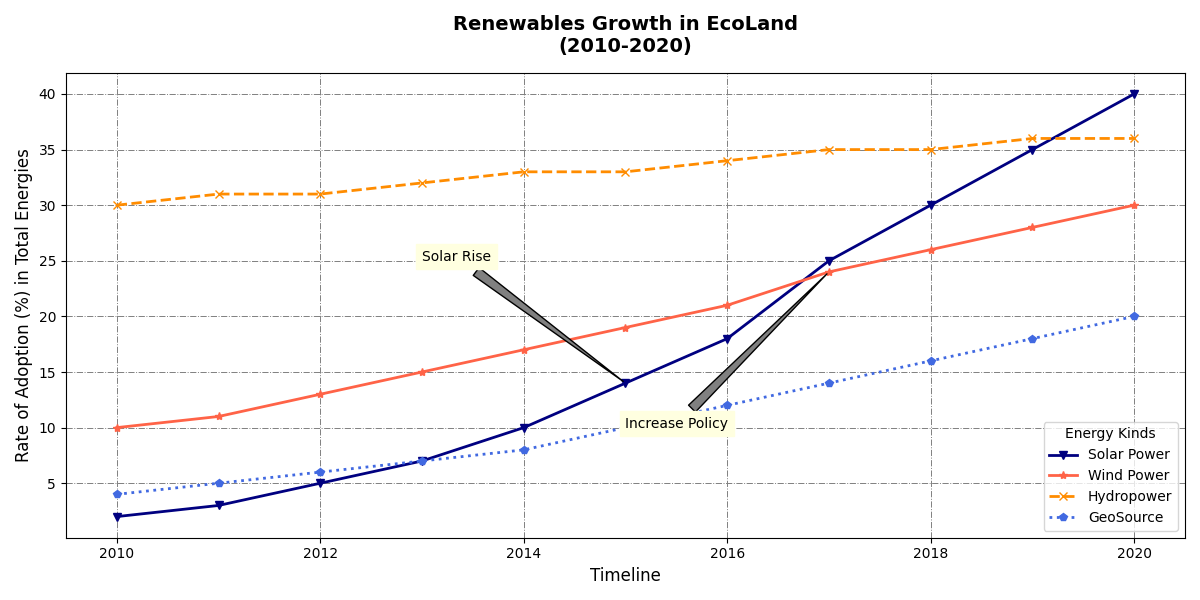

Python code for this plot:
import matplotlib.pyplot as plt
import numpy as np

years = np.arange(2010, 2021)

solar_adoption = [2, 3, 5, 7, 10, 14, 18, 25, 30, 35, 40]
wind_adoption = [10, 11, 13, 15, 17, 19, 21, 24, 26, 28, 30]
hydro_adoption = [30, 31, 31, 32, 33, 33, 34, 35, 35, 36, 36]
geothermal_adoption = [4, 5, 6, 7, 8, 10, 12, 14, 16, 18, 20]

plt.figure(figsize=(12, 6))

plt.plot(years, solar_adoption, label='Solar Power', color='navy', linestyle='-', marker='v', linewidth=2)
plt.plot(years, wind_adoption, label='Wind Power', color='tomato', linestyle='-', marker='*', linewidth=2)
plt.plot(years, hydro_adoption, label='Hydropower', color='darkorange', linestyle='--', marker='x', linewidth=2)
plt.plot(years, geothermal_adoption, label='GeoSource', color='royalblue', linestyle=':', marker='p', linewidth=2)

plt.title('Renewables Growth in EcoLand\n(2010-2020)', fontsize=14, fontweight='bold', pad=15)
plt.xlabel('Timeline', fontsize=12)
plt.ylabel('Rate of Adoption (%) in Total Energies', fontsize=12)

plt.legend(title="Energy Kinds", loc='lower right', fontsize=10)

plt.grid(True, which='both', linestyle='-.', linewidth=0.7, color='gray')

plt.annotate('Solar Rise', xy=(2015, 14), xytext=(2013, 25),
             arrowprops=dict(facecolor='gray', arrowstyle='wedge,tail_width=0.7'),
             fontsize=10, backgroundcolor='lightyellow')

plt.annotate('Increase Policy', xy=(2017, 24), xytext=(2015, 10),
             arrowprops=dict(facecolor='gray', arrowstyle='wedge,tail_width=0.7'),
             fontsize=10, backgroundcolor='lightyellow')

plt.tight_layout()
plt.show()
